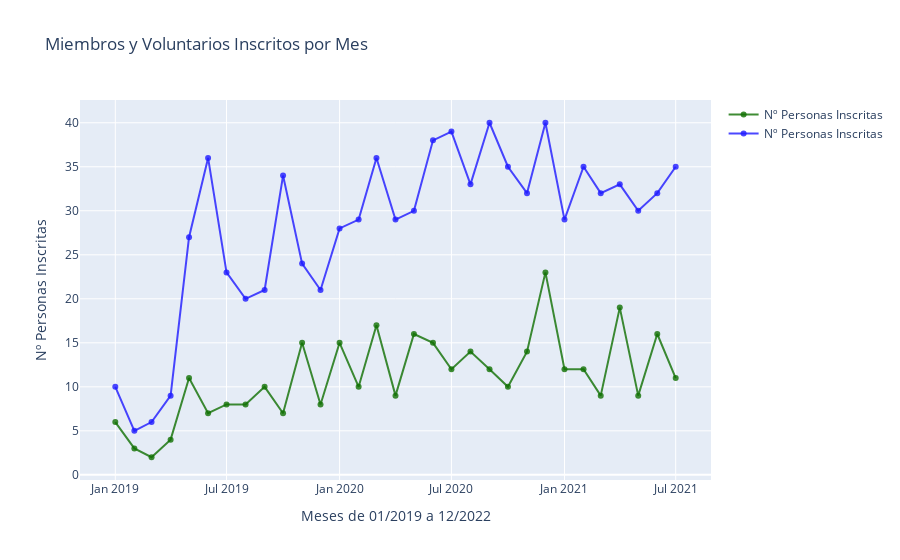

Notebook code cell kept with this figure:
### Markdown cell above
### Graficas comparativa de suscripciones mensuales miembros y voluntarios

### Code cell
fig = make_subplots(specs=[[{"secondary_y": False}]])

fig.add_trace(
    go.Scatter(
    x = inscripciones_mensuales_v['fechaInscripcion'],
    y = inscripciones_mensuales_v['nPersonasInscritas'],
    name = 'Nº Personas Inscritas',
    mode = 'lines+markers',
    marker = dict(color = 'rgba(16, 112, 2, 0.8)'))
)
fig.add_trace(
    go.Scatter(
    x = inscripciones_mensuales_m['fechaInscripcion'],
    y = inscripciones_mensuales_m['nPersonasInscritas'],
    name = 'Nº Personas Inscritas',
    mode = 'lines+markers',
    marker = dict(color = 'rgba(30, 26, 255, 0.8)'))
)

fig.update_layout(
    title_text='Miembros y Voluntarios Inscritos por Mes'
)

fig.update_xaxes(title_text='Meses de 01/2019 a 12/2022')

fig.update_yaxes(title_text='Nº Personas Inscritas')

fig.show()

### Figure 1 — Plotly figure (JSON) as saved in the notebook; plotly's stock layout.template omitted (floating-point values rounded to 4 significant figures)
{"data": [{"marker": {"color": "rgba(16, 112, 2, 0.8)"}, "mode": "lines+markers", "name": "Nº Personas Inscritas", "type": "scatter", "x": ["2019-01", "2019-02", "2019-03", "2019-04", "2019-05", "2019-06", "2019-07", "2019-08", "2019-09", "2019-10", "2019-11", "2019-12", "2020-01", "2020-02", "2020-03", "2020-04", "2020-05", "2020-06", "2020-07", "2020-08", "2020-09", "2020-10", "2020-11", "2020-12", "2021-01", "2021-02", "2021-03", "2021-04", "2021-05", "2021-06", "2021-07"], "y": [6, 3, 2, 4, 11, 7, 8, 8, 10, 7, 15, 8, 15, 10, 17, 9, 16, 15, 12, 14, 12, 10, 14, 23, 12, 12, 9, 19, 9, 16, 11]}, {"marker": {"color": "rgba(30, 26, 255, 0.8)"}, "mode": "lines+markers", "name": "Nº Personas Inscritas", "type": "scatter", "x": ["2019-01", "2019-02", "2019-03", "2019-04", "2019-05", "2019-06", "2019-07", "2019-08", "2019-09", "2019-10", "2019-11", "2019-12", "2020-01", "2020-02", "2020-03", "2020-04", "2020-05", "2020-06", "2020-07", "2020-08", "2020-09", "2020-10", "2020-11", "2020-12", "2021-01", "2021-02", "2021-03", "2021-04", "2021-05", "2021-06", "2021-07"], "y": [10, 5, 6, 9, 27, 36, 23, 20, 21, 34, 24, 21, 28, 29, 36, 29, 30, 38, 39, 33, 40, 35, 32, 40, 29, 35, 32, 33, 30, 32, 35]}], "layout": {"title": {"text": "Miembros y Voluntarios Inscritos por Mes"}, "xaxis": {"anchor": "y", "domain": [0, 1], "title": {"text": "Meses de 01/2019 a 12/2022"}}, "yaxis": {"anchor": "x", "domain": [0, 1], "title": {"text": "Nº Personas Inscritas"}}}}
